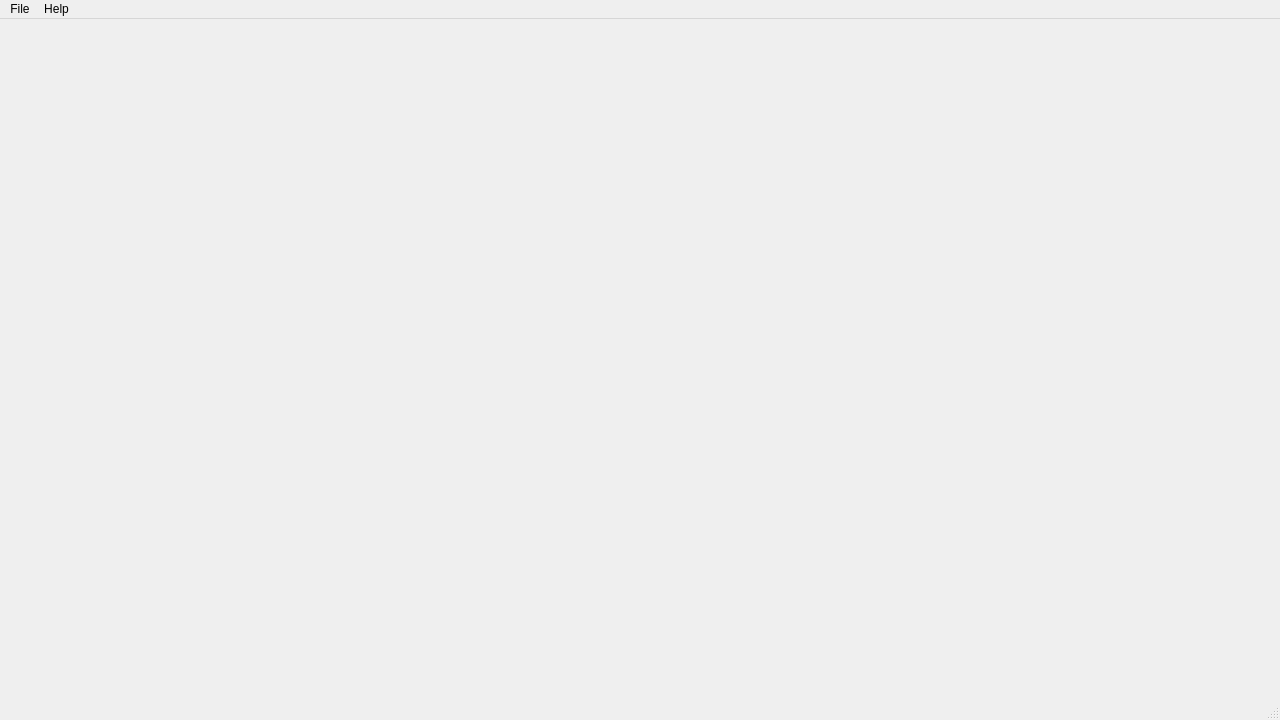
<?xml version="1.0" encoding="UTF-8"?>
<ui version="4.0">
 <class>Per::MainWindow</class>
 <widget class="QMainWindow" name="Per::MainWindow">
  <property name="geometry">
   <rect>
    <x>0</x>
    <y>0</y>
    <width>1280</width>
    <height>720</height>
   </rect>
  </property>
  <property name="windowTitle">
   <string>Per</string>
  </property>
  <widget class="QWidget" name="centralwidget">
   <layout class="QVBoxLayout" name="verticalLayout"/>
  </widget>
  <widget class="QMenuBar" name="menubar">
   <property name="geometry">
    <rect>
     <x>0</x>
     <y>0</y>
     <width>1280</width>
     <height>37</height>
    </rect>
   </property>
   <widget class="QMenu" name="menuFile">
    <property name="title">
     <string>File</string>
    </property>
    <addaction name="actionNew_tab"/>
    <addaction name="actionClose_tab"/>
    <addaction name="separator"/>
    <addaction name="actionQuit"/>
   </widget>
   <widget class="QMenu" name="menuHelp">
    <property name="title">
     <string>Help</string>
    </property>
    <addaction name="actionAbout_2"/>
   </widget>
   <addaction name="menuFile"/>
   <addaction name="menuHelp"/>
  </widget>
  <widget class="QStatusBar" name="statusbar"/>
  <action name="actionAbout">
   <property name="text">
    <string>About</string>
   </property>
  </action>
  <action name="actionAbout_2">
   <property name="text">
    <string>About</string>
   </property>
  </action>
  <action name="actionNew_tab">
   <property name="checkable">
    <bool>false</bool>
   </property>
   <property name="text">
    <string>New tab</string>
   </property>
  </action>
  <action name="actionClose_tab">
   <property name="text">
    <string>Close tab</string>
   </property>
  </action>
  <action name="actionQuit">
   <property name="text">
    <string>Quit</string>
   </property>
  </action>
 </widget>
 <resources/>
 <connections/>
</ui>
